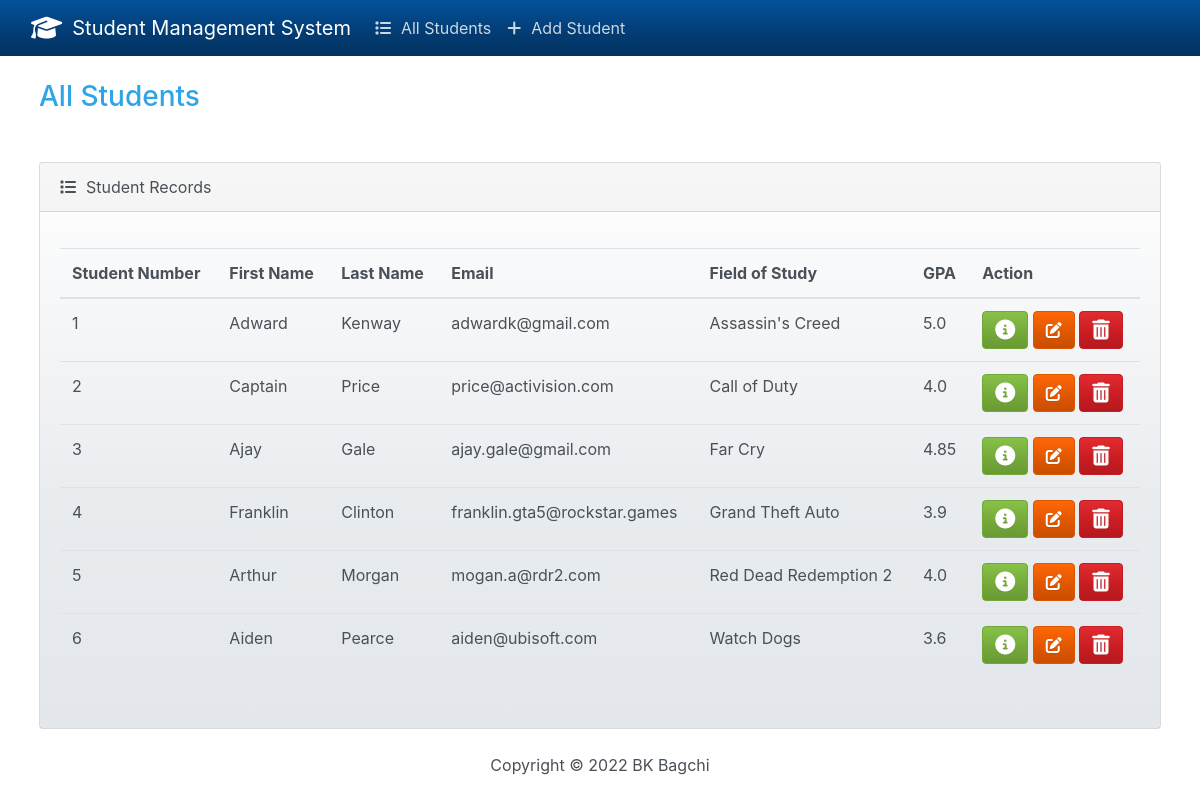
The page / on the database its author committed.
### students/models.py (models this page shows, shortened)
class Student(models.Model):
    student_number = models.PositiveBigIntegerField()
    first_name = models.CharField(max_length=50)
    last_name = models.CharField(max_length=50)
    email = models.EmailField(max_length=100)
    field_of_study = models.CharField(max_length=50)
    gpa = models.FloatField()

### students/views.py (the view)
# urls.py: path('', views.index, name='index'),
def index(request):
    students = Student.objects.all()
    return render(request, 'students/index.html', context={'students': students})

### students/templates/students/index.html (shortened to what this page needs)
{% extends 'students/base.html' %}
{% block body %}
<h3 class="m-4">All Students</h3>
        <div class="row">
            <div class="col-12">
                {% if students %}
                    <div class="card bg-light m-4">
                        <div class="card-header">
                            <i class="fa-solid fa-list" style="margin-right: 10px;"></i><span>Student Records</span>
                        </div>
                        <div class="card-body">
                            <p class="card-text">
                                <div class="table-responsive">
                                    <table class="table table-hover">
                                        <thead>
                                          <tr>
                                            <th scope="col">Student Number</th>
                                            <th scope="col">First Name</th>
                                            <th scope="col">Last Name</th>
                                            <th scope="col">Email</th>
                                            <th scope="col">Field of Study</th>
                                            <th scope="col">GPA</th>
                                            <th scope="col">Action</th>
                                          </tr>
                                        </thead>
                                        <tbody>
                                            {% for student in students %}
                                                <tr>
                                                    <td>{{ student.student_number }}</td>
                                                    <td>{{ student.first_name }}</td>
                                                    <td>{{ student.last_name }}</td>
                                                    <td>{{ student.email }}</td>
                                                    <td>{{ student.field_of_study }}</td>
                                                    <td>{{ student.gpa }}</td>
                                                    <td>
                                                      <button type="button" class="btn btn-success me-1" href="{% url 'view_student' student.id %}" data-bs-toggle="modal" data-bs-target="#myModal{{student.id}}">
                                                        <i class="fa-solid fa-circle-info fa-lg"></i>
                                                      </button>
                                                      <a class="btn btn-warning btn me-1" href="{% url 'edit' student.id %}">
                                                        <i class="fa-solid fa-pen-to-square"></i>
                                                      </a>
                                                      <button type="button" class="btn btn-danger" data-bs-toggle="modal" data-bs-target="#delete{{student.id}}">
                                                        <i class="fa-solid fa-trash-can fa-lg"></i>
                                                      </button>
                                                    </td>
                                                </tr>
                                            {% endfor %}
                                        </tbody>
                                      </table>
                                </div>
                            </p>
                        </div>
                    </div>
                {% else %}
                    <h5 class="alert alert-danger m-4">No Student Records</h5>
                {% endif %}
            </div>
        </div>
{% endblock %}

### students/templates/students/base.html (shortened to what this page needs)
{% load static %}
<!DOCTYPE html>
<html lang="en">
<head>
    <link rel="stylesheet" href="https://cdn.jsdelivr.net/npm/bootswatch@4.5.2/dist/cerulean/bootstrap.min.css">
    <link rel="stylesheet" href="https://cdnjs.cloudflare.com/ajax/libs/font-awesome/6.2.0/css/all.min.css"/>
</head>
<body class="d-flex flex-column min-vh-100">
    <nav class="navbar navbar-expand-lg navbar-dark bg-dark">
        <div class="container-fluid">
            <a class="navbar-brand" href="{% url 'index' %}"><i class="fa-solid fa-graduation-cap fa-lg" style="margin-right: 10px;"></i>Student Management System</a>
          <div class="collapse navbar-collapse" id="navbarColor02">
            <ul class="navbar-nav me-auto">
              <li class="nav-item">
                <a class="nav-link" href="{% url 'index' %}"><i class="fa-solid fa-list" style="margin-right: 10px;"></i>All Students</a>
              </li>
              <li class="nav-item">
                <a class="nav-link" href="{% url 'add' %}"><i class="fa-solid fa-plus" style="margin-right: 10px;"></i>Add Student</a>
              </li>
            </ul>
          </div>
        </div>
      </nav>
      <div class="container-fluid">
        {% block body %}
        {% endblock %}
      </div>
      <footer class="mt-auto mb-4">
        <div class="text-center">
            <span>
                Copyright &copy; <script>document.write(new Date().getFullYear());</script> BK Bagchi
            </span>
        </div>
      </footer>
</body>
</html>

### rows shown on the page
Student: student_number "1", first_name "Adward", last_name "Kenway", email "adwardk@gmail.com", field_of_study "Assassin's Creed", gpa "5.0"
Student: student_number "2", first_name "Captain", last_name "Price", email "price@activision.com", field_of_study "Call of Duty", gpa "4.0"
Student: student_number "3", first_name "Ajay", last_name "Gale", email "ajay.gale@gmail.com", field_of_study "Far Cry", gpa "4.85"
Student: student_number "4", first_name "Franklin", last_name "Clinton", email "franklin.gta5@rockstar.games", field_of_study "Grand Theft Auto", gpa "3.9"
Student: student_number "5", first_name "Arthur", last_name "Morgan", email "mogan.a@rdr2.com", field_of_study "Red Dead Redemption 2", gpa "4.0"
Student: student_number "6", first_name "Aiden", last_name "Pearce", email "aiden@ubisoft.com", field_of_study "Watch Dogs", gpa "3.6"
